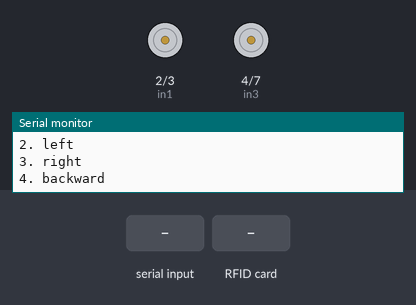
This sketch was run on a simulated Arduino Uno, built with avr-gcc and run on an emulated ATmega328P. On the bench: motor-driver pin pairs drawn as motors (green arrow = first pin HIGH = forward, orange = second pin HIGH = backward, longer = more drive, scaled by the enable pin), the last lines printed to the serial monitor. Inputs (shaded band) come from the test bench.

Above: at 1.3 s.
1.4 s: "1" received over Serial
At 2.6 s:
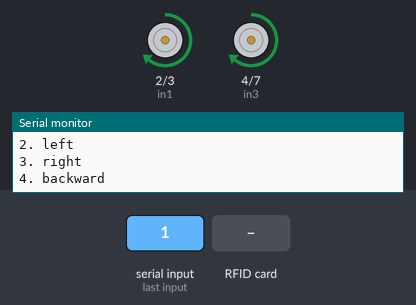
2.9 s: RFID card 73 B9 D2 2E held to the reader
At 4.1 s:
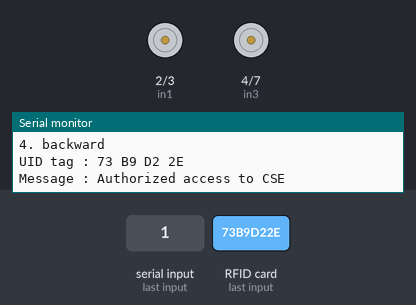
4.4 s: "2" received over Serial
At 5.5 s:
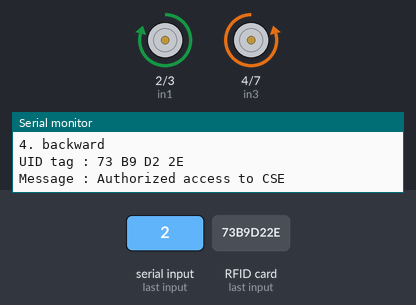
5.9 s: RFID card C3 6B D5 F8 held to the reader
At 6.9 s:
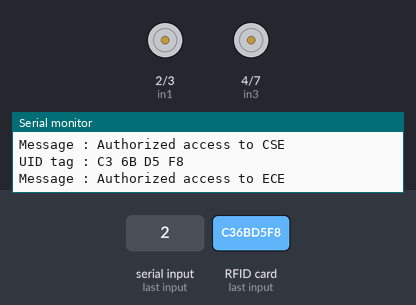
7.4 s: "3" received over Serial
At 8.2 s:
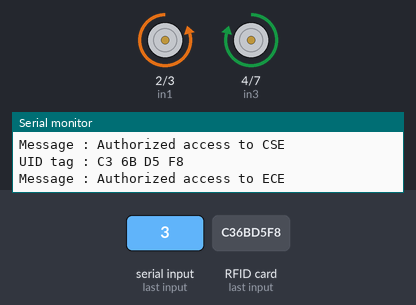
8.9 s: "4" received over Serial
At 9.4 s:
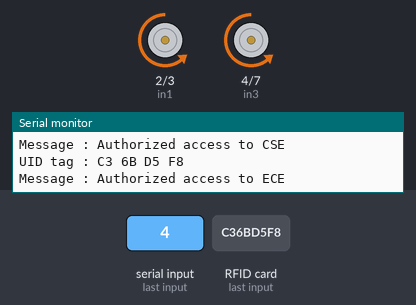
Timing chart, 0 to 11.4 s (numbered marks = the images above; inputs shaded):
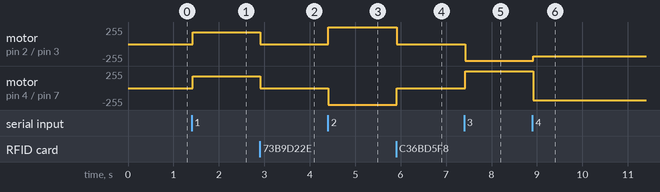

Measured:
- after the input at 1.4 s, motor on pin 2 (in1) / pin 3 (in2), motor on pin 4 (in3) / pin 7 (in4): stopped → forward 180/255 at once
- after the input at 2.9 s, motor on pin 2 (in1) / pin 3 (in2), motor on pin 4 (in3) / pin 7 (in4): forward 180/255 → stopped at once
- after the input at 4.4 s, motor on pin 2 (in1) / pin 3 (in2): stopped → forward 250/255 at once; motor on pin 4 (in3) / pin 7 (in4): stopped → backward 250/255 at once
- after the input at 5.9 s, motor on pin 2 (in1) / pin 3 (in2): forward 250/255 → stopped at once; motor on pin 4 (in3) / pin 7 (in4): backward 250/255 → stopped at once
- after the input at 7.4 s, motor on pin 2 (in1) / pin 3 (in2): stopped → backward 250/255 at once; motor on pin 4 (in3) / pin 7 (in4): stopped → forward 250/255 at once
- after the input at 8.9 s, motor on pin 2 (in1) / pin 3 (in2): backward 250/255 → backward 180/255 at once; motor on pin 4 (in3) / pin 7 (in4): forward 250/255 → backward 180/255 at once

The sketch:

line_follower_with_rf_id_tag.ino
```cpp
#include <SPI.h>
#include <MFRC522.h>
#define SS_PIN 10
#define RST_PIN 9
MFRC522 mfrc522(SS_PIN, RST_PIN);
String stored[5] = {" 73 B9 D2 2E" , " C3 6B D5 F8" , " 13 F8 F6 C4" ," E3 28 EB FA", " 33 29 50 F6"};
const int enA = 5;
const int enB = 6;
const int in1 = 2;
const int in2 = 3;
const int in3 = 4;
const int in4 = 7;
 int M1_Speed = 180;
 int M2_Speed = 180;
 int LeftRotationSpeed = 250;
 int RightRotationSpeed = 250;

 void setup() {

  pinMode(in1,OUTPUT);
  pinMode(in2,OUTPUT);
  pinMode(in3,OUTPUT);
  pinMode(in4,OUTPUT);
  pinMode(enA,OUTPUT);
  pinMode(enB,OUTPUT);
  Serial.begin(9600);
  SPI.begin();
  mfrc522.PCD_Init();
  Serial.println("Put your card to the reader...");
  Serial.println();
  disp();
}

void loop() {


   if (Serial.available()){
     char i=Serial.read();
    if (i=='0'){
     disp();
    }
    if (i=='1'){
        forward();
    }
     else if(i=='2'){
        left();
      }
    else  if(i=='3'){
        right();
      }
     else if(i=='4'){
        backward();
      }
    else  if(i=='5'){
        Stop();
      }
   }

 if ( ! mfrc522.PICC_IsNewCardPresent())
  {
    //Serial.print("2");
    return;

  }
  // Select one of the cards
  if ( ! mfrc522.PICC_ReadCardSerial())
  {
    //Serial.print("3");
    return;
  }
  //Show UID on serial monitor
  Stop();
  Serial.print("UID tag :");
  String content = "";
  byte letter;
  for (byte i = 0; i < mfrc522.uid.size; i++)
  {
    Serial.print(mfrc522.uid.uidByte[i] < 0x10 ? " 0" : " ");
    Serial.print(mfrc522.uid.uidByte[i], HEX);
    content.concat(String(mfrc522.uid.uidByte[i] < 0x10 ? " 0" : " "));
    content.concat(String(mfrc522.uid.uidByte[i], HEX));
  }
  Serial.println();
  Serial.print("Message : ");
  content.toUpperCase();

  if (content == stored[0] ) //change here the UID of the card/cards that you want to give access
  {
    Serial.println("Authorized access to CSE");
    Serial.println();
    delay(500);
    return;
  }
   if ( content== stored[1]) //change here the UID of the card/cards that you want to give access
  {
    Serial.println("Authorized access to ECE");
    Serial.println();
    delay(500);

    return;
  }
  if (content == stored[2] ) //change here the UID of the card/cards that you want to give access
  {
    Serial.println("Authorized access to EEE");
    Serial.println();
    delay(500);

    return;
  }
  if (content == stored[4] ) //change here the UID of the card/cards that you want to give access
  {
    Serial.println("Authorized access MECH");
    Serial.println();
    delay(500);
    return;
  }
  if (content == stored[3] ) {
  Serial.println("Authorized access MMe");
  Serial.println();
  delay(500);
  return;
  }
  else{
      Serial.println("unAuthorized access");
  Serial.println();
  delay(500);
  }
  return;
}


void forward() {
     digitalWrite(in1, HIGH);
    digitalWrite(in2, LOW);
   digitalWrite(in3, HIGH);
   digitalWrite(in4, LOW);
    analogWrite(enA, M1_Speed);
    analogWrite(enB, M2_Speed);
}

void backward()
{
  digitalWrite(in1, LOW);
  digitalWrite(in2, HIGH);
  digitalWrite(in3, LOW);
  digitalWrite(in4, HIGH);
  analogWrite(enA, M1_Speed);
  analogWrite(enB, M2_Speed);
}

void right()
{
            digitalWrite(in1, LOW);
            digitalWrite(in2, HIGH);
            digitalWrite(in3, HIGH);
            digitalWrite(in4, LOW);
            analogWrite(enA, LeftRotationSpeed);
            analogWrite(enB, RightRotationSpeed);
}

void left()
{
            digitalWrite(in1, HIGH);
            digitalWrite(in2, LOW);
            digitalWrite(in3, LOW);
            digitalWrite(in4, HIGH);
            analogWrite(enA, LeftRotationSpeed);
            analogWrite(enB, RightRotationSpeed);
}
void Stop()
{
            digitalWrite(in1, LOW);
            digitalWrite(in2, LOW);
            digitalWrite(in3, LOW);
            digitalWrite(in4, LOW);
}
void disp(){
  Serial.println(" -- Enter Number --");
  Serial.println("===== MENU =====");
  Serial.println("0. For Menu ");
  Serial.println("1. Forward ");
  Serial.println("2. left");
  Serial.println("3. right");
  Serial.println("4. backward");
}
```
